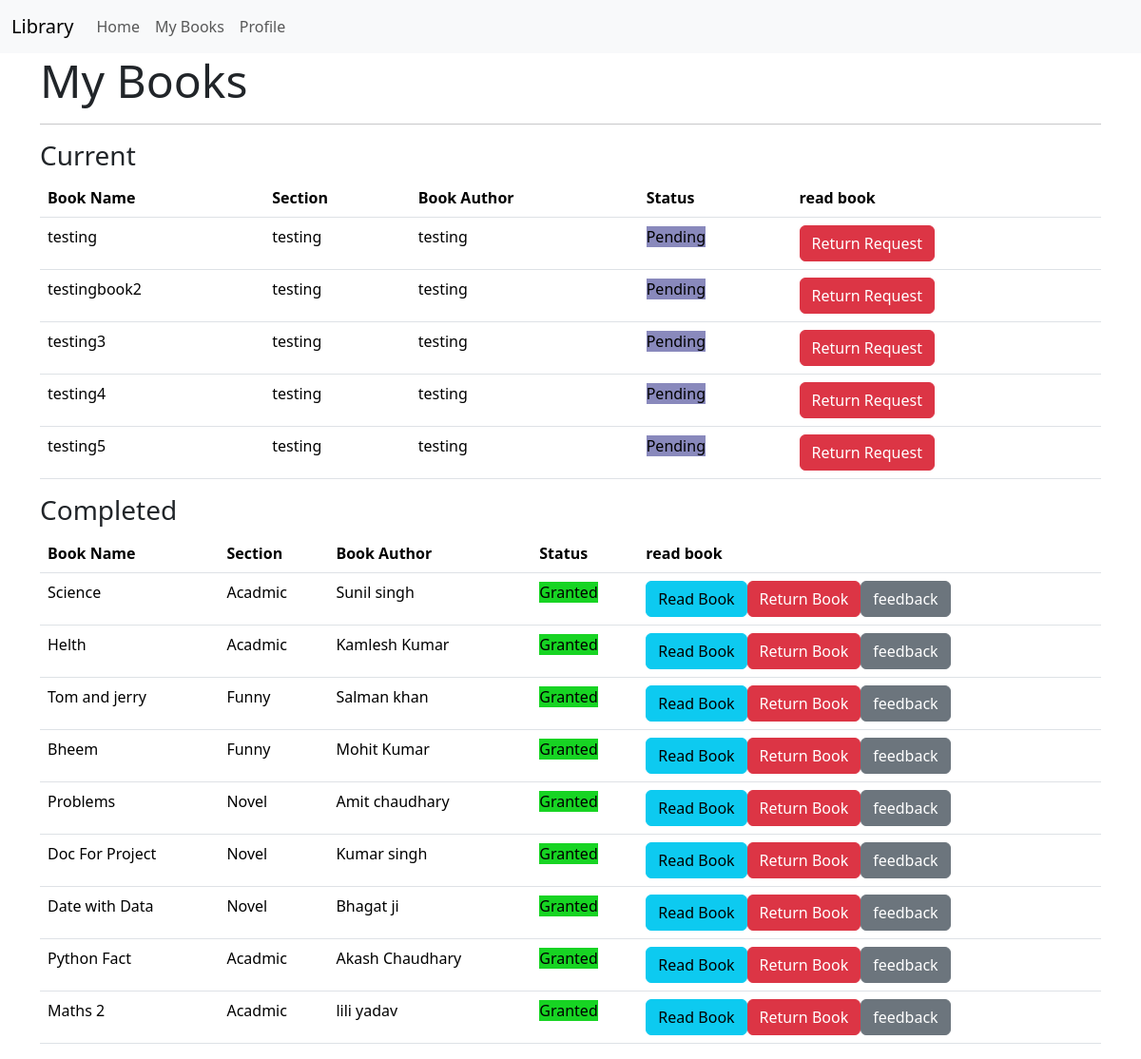
The app's page /mybook (signed in) with its own data.
### models.py (models this page shows)
class BookRequest(db.Model):
    id = db.Column(db.Integer, primary_key=True)#
    user_id = db.Column(db.Integer, db.ForeignKey('user.id'), nullable=False)#
    book_id = db.Column(db.Integer, db.ForeignKey('book.id'), nullable=False)#
    request_date = db.Column(db.DateTime,default=datetime.utcnow)#
    requested_day=db.Column(db.Integer)#
    status=db.Column(db.String(30),default='Pending')#
    issued_date = db.Column(db.DateTime)
    return_date = db.Column(db.DateTime)
    access_expiry = db.Column(db.DateTime)

class Book(db.Model):
    id = db.Column(db.Integer, primary_key=True)#
    name = db.Column(db.String(64), nullable=False)#
    content = db.Column(db.Text)#
    authors = db.Column(db.String(255))#
    book_upload_date = db.Column(db.Date,default=datetime.utcnow)#
    book_rating = db.Column(db.Float)
    section_id = db.Column(db.Integer, db.ForeignKey('section.id'), nullable=False)#
    bookrequest = db.relationship('BookRequest', backref='book', lazy=True, cascade='all, delete-orphan')#

class Section(db.Model):
    id = db.Column(db.Integer, primary_key=True)#
    name = db.Column(db.String(32), unique=True)#
    date_created = db.Column(db.Date,default=datetime.utcnow)#
    description = db.Column(db.Text)#
    books = db.relationship('Book', backref='section', lazy=True,cascade='all, delete-orphan')

### routes.py (the view)
@app.route('/mybook')
@auth_required
def mybook():
    user = User.query.get(session['user_id'])
    mybooks = BookRequest.query.filter_by(user_id=session['user_id']).all()
    return render_template('mybook.html', mybooks=mybooks,user=user)

### routes.py (called while the page is built)
def auth_required(func):
    @wraps(func)
    def inner(*args, **kwargs):
        if 'user_id' in session:
            return func(*args, **kwargs)
        else:
            flash('Please login to continue')
            return redirect(url_for('login'))
    return inner

### templates/mybook.html
{% extends 'layout.html' %}
{% block content %}
<h1 class="display-5">My Books</h1>
<hr>
<h3>Current</h3>
<table class="table">
    <thead>
        <tr>
            <th>Book Name</th>
            <th>Section</th>
            <th>Book Author</th>
            <th>Status</th>
            <th>read book</th>
        </tr>
    </thead>
    <tbody>
        {% for mybook in mybooks %}
        {%if mybook.status == 'Pending'%}
        <tr>
            <td>{{mybook.book.name}}</td>
            <td>{{mybook.book.section.name}}</td>
            <td>{{mybook.book.authors}}</td>
            <td>
                <span style="background-color: rgb(137, 137, 188);">{{mybook.status}}</span>
            <td>
                <form action="{{ url_for('myrequest_return', book_request_id=mybook.id) }}" method="post">
                <button type="submit" class="btn btn-danger">Return Request</button>
                </form>
                {% endif %}
                </td>
            </td>
        </tr>
        {% endfor %}
</table>
<h3>Completed</h3>
<table class="table">
    <thead>
        <tr>
            <th>Book Name</th>
            <th>Section</th>
            <th>Book Author</th>
            <th>Status</th>
            <th>read book</th>
        </tr>
    </thead>
    <tbody>
        {% for mybook in mybooks %}
        {%if mybook.status == 'Granted'%}
        <tr>
            <td>{{mybook.book.name}}</td>
            <td>{{mybook.book.section.name}}</td>
            <td>{{mybook.book.authors}}</td>
            <td>
                <span style="background-color: rgb(23, 212, 35);">{{mybook.status}}</span>
            <td>
            <div class="btn-group">
                <form action="{{ url_for('mybook_read', book_request_id=mybook.id) }}" method="post">
                    <button type="submit" class="btn btn-info">Read Book</button>
                </form>
                <form action="{{ url_for('myreqeust_return',book_id = mybook.id)}}" method="post">
                    <button type="submit" class="btn btn-danger">Return Book</button>
                </form>
                <form action="{{url_for('myfeedback', book_id = mybook.id)}}">
                    <button type="submit" class="btn btn-secondary"> feedback </button>
                </form>
            </div>
            {% endif %}
            </td>
        </tr>
        {% endfor %}
</table>
{% endblock %}

### records on screen
BookRequest: book.name "testing", book.section.name "testing", book.authors "testing", status "Pending"
BookRequest: book.name "testingbook2", book.section.name "testing", book.authors "testing", status "Pending"
BookRequest: book.name "testing3", book.section.name "testing", book.authors "testing", status "Pending"
BookRequest: book.name "testing4", book.section.name "testing", book.authors "testing", status "Pending"
BookRequest: book.name "testing5", book.section.name "testing", book.authors "testing", status "Pending"
BookRequest: book.name "Science", book.section.name "Acadmic", book.authors "Sunil singh", status "Granted"
BookRequest: book.name "Helth", book.section.name "Acadmic", book.authors "Kamlesh Kumar", status "Granted"
BookRequest: book.name "Tom and jerry", book.section.name "Funny", book.authors "Salman khan", status "Granted"
BookRequest: book.name "Bheem", book.section.name "Funny", book.authors "Mohit Kumar", status "Granted"
BookRequest: book.name "Problems", book.section.name "Novel", book.authors "Amit chaudhary", status "Granted"
BookRequest: book.name "Doc For Project", book.section.name "Novel", book.authors "Kumar singh", status "Granted"
BookRequest: book.name "Date with Data", book.section.name "Novel", book.authors "Bhagat ji", status "Granted"
BookRequest: book.name "Python Fact", book.section.name "Acadmic", book.authors "Akash Chaudhary", status "Granted"
BookRequest: book.name "Maths 2", book.section.name "Acadmic", book.authors "lili yadav", status "Granted"
